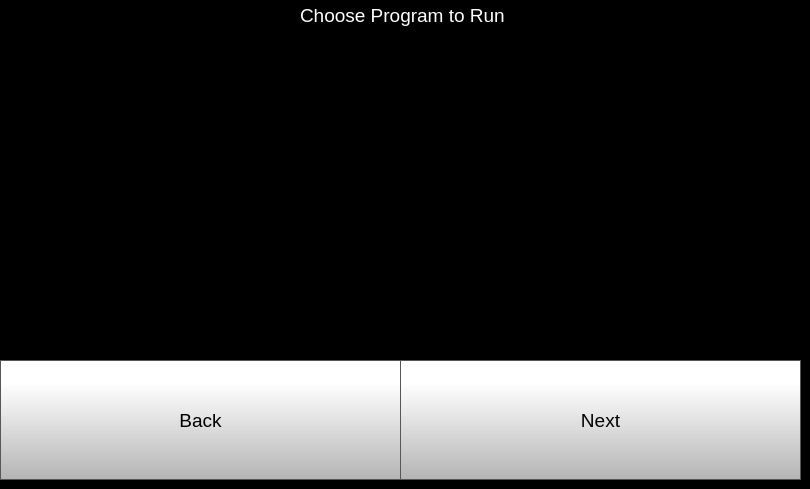
    <widget class="QWidget" name="chooseProgram">
     <property name="styleSheet">
      <string notr="true">QWidget
{
color : rgb(255, 255, 255);
background-color:rgb(0, 0, 0)
}</string>
     </property>
     <widget class="QLabel" name="cpLabel">
      <property name="geometry">
       <rect>
        <x>300</x>
        <y>0</y>
        <width>241</width>
        <height>30</height>
       </rect>
      </property>
      <property name="font">
       <font>
        <family>MS Shell Dlg 2</family>
        <pointsize>14</pointsize>
        <weight>50</weight>
        <italic>false</italic>
        <bold>false</bold>
       </font>
      </property>
      <property name="styleSheet">
       <string notr="true">QLabel{
color : white;
}</string>
      </property>
      <property name="text">
       <string>Choose Program to Run</string>
      </property>
     </widget>
     <widget class="QPushButton" name="cpBackButton">
      <property name="geometry">
       <rect>
        <x>0</x>
        <y>360</y>
        <width>401</width>
        <height>120</height>
       </rect>
      </property>
      <property name="font">
       <font>
        <pointsize>14</pointsize>
       </font>
      </property>
      <property name="styleSheet">
       <string notr="true">QPushButton {
     border: 1px solid rgb(87, 87, 87);
	background-color: qlineargradient(spread:pad, x1:0, y1:1, x2:0, y2:0.188, stop:0 rgba(180, 180, 180, 255), stop:1 rgba(255, 255, 255, 255));
   color : black;
   
	font: 14pt &quot;MS Shell Dlg 2&quot;;
}

QPushButton:pressed {
    background-color: qlineargradient(x1: 0, y1: 0, x2: 0, y2: 1,
                                      stop: 0 #dadbde, stop: 1 #f6f7fa);
}

QPushButton:flat {
    border: none; /* no border for a flat push button */
}

QPushButton:default {
    border-color: navy; /* make the default button prominent */
}

QPushButton:focus {
	outline: none;
}</string>
      </property>
      <property name="text">
       <string>Back</string>
      </property>
     </widget>
     <widget class="QPushButton" name="cpNextButton">
      <property name="geometry">
       <rect>
        <x>400</x>
        <y>360</y>
        <width>401</width>
        <height>120</height>
       </rect>
      </property>
      <property name="font">
       <font>
        <pointsize>14</pointsize>
       </font>
      </property>
      <property name="styleSheet">
       <string notr="true">QPushButton {
     border: 1px solid rgb(87, 87, 87);
	background-color: qlineargradient(spread:pad, x1:0, y1:1, x2:0, y2:0.188, stop:0 rgba(180, 180, 180, 255), stop:1 rgba(255, 255, 255, 255));
   color : black;
   
	font: 14pt &quot;MS Shell Dlg 2&quot;;
}

QPushButton:pressed {
    background-color: qlineargradient(x1: 0, y1: 0, x2: 0, y2: 1,
                                      stop: 0 #dadbde, stop: 1 #f6f7fa);
}

QPushButton:flat {
    border: none; /* no border for a flat push button */
}

QPushButton:default {
    border-color: navy; /* make the default button prominent */
}

QPushButton:focus {
	outline: none;
}</string>
      </property>
      <property name="text">
       <string>Next</string>
      </property>
     </widget>
     <widget class="QWidget" name="gridLayoutWidget">
      <property name="geometry">
       <rect>
        <x>9</x>
        <y>30</y>
        <width>781</width>
        <height>321</height>
       </rect>
      </property>
      <layout class="QGridLayout" name="chooseProgramGridLayout" rowstretch="0" columnstretch="0">
       <property name="verticalSpacing">
        <number>8</number>
       </property>
      </layout>
     </widget>
    </widget>
